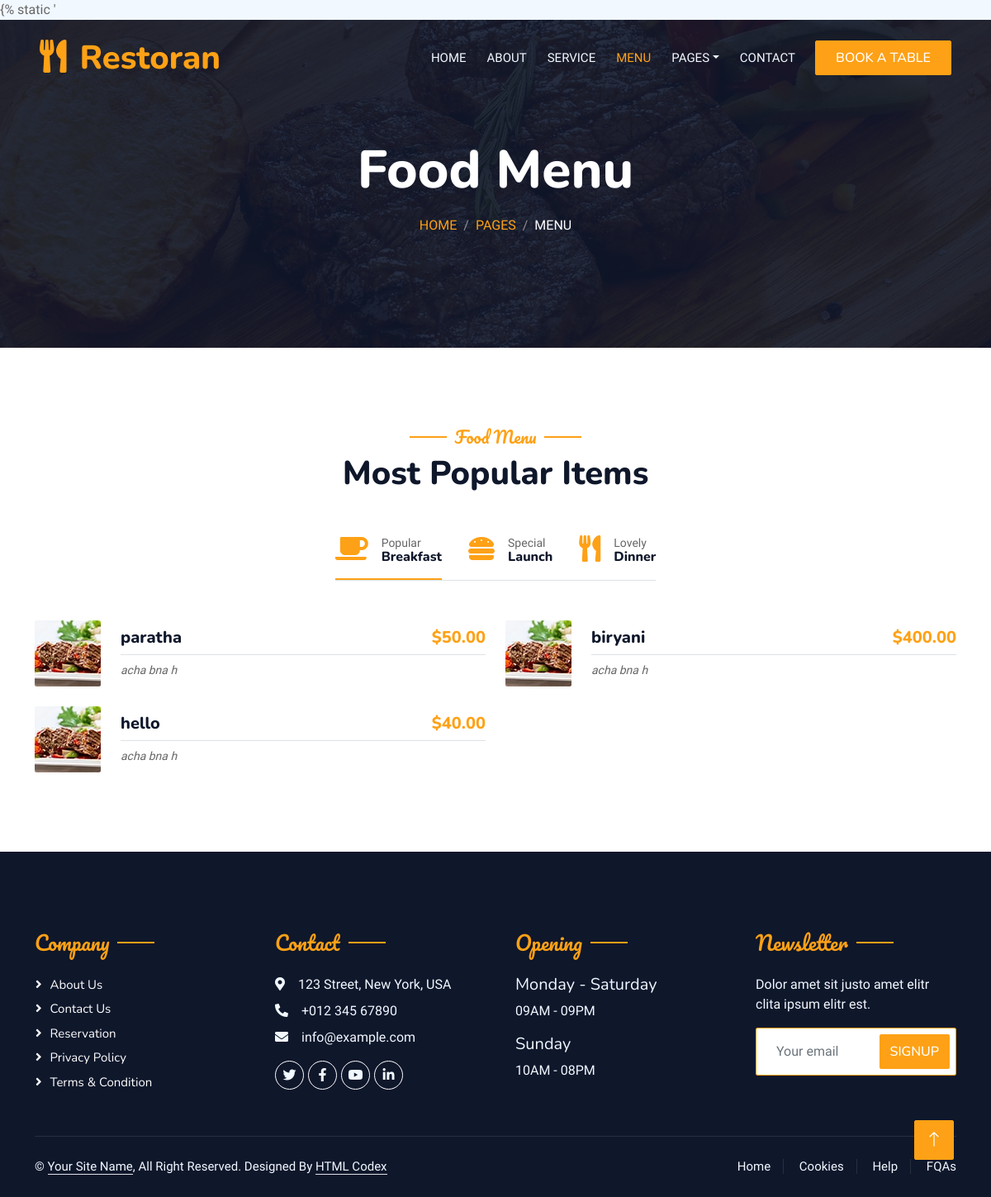
The app's page /menu/ with its own data.
### menu/models.py (models this page shows)
class Item(models.Model):
    name = models.CharField(max_length=100)
    price = models.DecimalField(max_digits=8, decimal_places=2)

### menu/views.py (the view)
# urls.py: path('menu/',include('menu.urls'))
def menu(request):
    menu_items = Item.objects.all()
    print(Item.objects.all())
    para= "acha bna h"
    return render(request=request, template_name='menu.html', context={"menu": menu_items,"para":para})

### templates/menu.html (shortened to what this page needs)
{%load static%}
<!DOCTYPE html>
<html lang="en">
<head>
    <link href="https://cdnjs.cloudflare.com/ajax/libs/font-awesome/5.10.0/css/all.min.css" rel="stylesheet">
    <link href="https://cdn.jsdelivr.net/npm/bootstrap-icons@1.4.1/font/bootstrap-icons.css" rel="stylesheet">
    <link href="{% static 'lib/animate/animate.min.css' %}" rel="stylesheet">
    <link href="{% static 'lib/owlcarousel/assets/owl.carousel.min.css' %}" rel="stylesheet">
    <link href="{% static 'lib/tempusdominus/css/tempusdominus-bootstrap-4.min.css' %}" rel="stylesheet" />
    <link href="{% static 'css/bootstrap.min.css' %}" rel="stylesheet">
    <link href="{% static 'css/style.css' %}" rel="stylesheet">
</head>
<body>
    <div class="container-xxl bg-white p-0">
        <div class="container-xxl position-relative p-0">
            <nav class="navbar navbar-expand-lg navbar-dark bg-dark px-4 px-lg-5 py-3 py-lg-0">
                <a href="" class="navbar-brand p-0">
                    <h1 class="text-primary m-0"><i class="fa fa-utensils me-3"></i>Restoran</h1>
                </a>
                <div class="collapse navbar-collapse" id="navbarCollapse">
                    <div class="navbar-nav ms-auto py-0 pe-4">
                        <a href="{% url 'home:index' %}" class="nav-item nav-link">Home</a>
                        <a href="{% url 'menu:about' %}" class="nav-item nav-link">About</a>
                        <a href="{% url 'menu:service' %}" class="nav-item nav-link">Service</a>
                        <a href="{% url 'menu:index' %}" class="nav-item nav-link active">Menu</a>
                        <div class="nav-item dropdown">
                            <a href="#" class="nav-link dropdown-toggle" data-bs-toggle="dropdown">Pages</a>
                        </div>
                        <a href="{% url 'menu:contact' %}" class="nav-item nav-link">Contact</a>
                    </div>
                    <a href="" class="btn btn-primary py-2 px-4">Book A Table</a>
                </div>
            </nav>
            <div class="container-xxl py-5 bg-dark hero-header mb-5">
                <div class="container text-center my-5 pt-5 pb-4">
                    <h1 class="display-3 text-white mb-3 animated slideInDown">Food Menu</h1>
                    <nav aria-label="breadcrumb">
                        <ol class="breadcrumb justify-content-center text-uppercase">
                            <li class="breadcrumb-item"><a href="#">Home</a></li>
                            <li class="breadcrumb-item"><a href="#">Pages</a></li>
                            <li class="breadcrumb-item text-white active" aria-current="page">Menu</li>
                        </ol>
                    </nav>
                </div>
            </div>
        </div>
        <div class="container-xxl py-5">
            <div class="container">
                <div class="text-center wow fadeInUp" data-wow-delay="0.1s">
                    <h5 class="section-title ff-secondary text-center text-primary fw-normal">Food Menu</h5>
                    <h1 class="mb-5">Most Popular Items</h1>
                </div>
                <div class="tab-class text-center wow fadeInUp" data-wow-delay="0.1s">
                    <ul class="nav nav-pills d-inline-flex justify-content-center border-bottom mb-5">
                        <li class="nav-item">
                            <a class="d-flex align-items-center text-start mx-3 ms-0 pb-3 active" data-bs-toggle="pill" href="#tab-1">
                                <i class="fa fa-coffee fa-2x text-primary"></i>
                                <div class="ps-3">
                                    <small class="text-body">Popular</small>
                                    <h6 class="mt-n1 mb-0">Breakfast</h6>
                                </div>
                            </a>
                        </li>
                        <li class="nav-item">
                            <a class="d-flex align-items-center text-start mx-3 pb-3" data-bs-toggle="pill" href="#tab-2">
                                <i class="fa fa-hamburger fa-2x text-primary"></i>
                                <div class="ps-3">
                                    <small class="text-body">Special</small>
                                    <h6 class="mt-n1 mb-0">Launch</h6>
                                </div>
                            </a>
                        </li>
                        <li class="nav-item">
                            <a class="d-flex align-items-center text-start mx-3 me-0 pb-3" data-bs-toggle="pill" href="#tab-3">
                                <i class="fa fa-utensils fa-2x text-primary"></i>
                                <div class="ps-3">
                                    <small class="text-body">Lovely</small>
                                    <h6 class="mt-n1 mb-0">Dinner</h6>
                                </div>
                            </a>
                        </li>
                    </ul>
                    <div class="tab-content">
                        <div id="tab-1" class="tab-pane fade show p-0 active">
                            <div class="row g-4">
                                {% for i in menu %}
                                <div class="col-lg-6">
                                    <div class="d-flex align-items-center">
                                        <img class="flex-shrink-0 img-fluid rounded" src="img/menu-8.jpg" alt="" style="width: 80px;">
                                        <div class="w-100 d-flex flex-column text-start ps-4">
                                            <h5 class="d-flex justify-content-between border-bottom pb-2">
                                                <span>{{ i.name }}</span>
                                                <span class="text-primary">${{ i.price }}</span>
                                            </h5>
                                            <small class="fst-italic">{{para}}</small>
                                        </div>
                                    </div>
                                </div>
                                {% endfor %}
                            </div>
                        </div>
                    </div>
                </div>
            </div>
        </div>
        <div class="container-fluid bg-dark text-light footer pt-5 mt-5 wow fadeIn" data-wow-delay="0.1s">
            <div class="container py-5">
                <div class="row g-5">
                    <div class="col-lg-3 col-md-6">
                        <h4 class="section-title ff-secondary text-start text-primary fw-normal mb-4">Company</h4>
                        <a class="btn btn-link" href="">About Us</a>
                        <a class="btn btn-link" href="">Contact Us</a>
                        <a class="btn btn-link" href="">Reservation</a>
                        <a class="btn btn-link" href="">Privacy Policy</a>
                        <a class="btn btn-link" href="">Terms & Condition</a>
                    </div>
                    <div class="col-lg-3 col-md-6">
                        <h4 class="section-title ff-secondary text-start text-primary fw-normal mb-4">Contact</h4>
                        <p class="mb-2"><i class="fa fa-map-marker-alt me-3"></i>123 Street, New York, USA</p>
                        <p class="mb-2"><i class="fa fa-phone-alt me-3"></i>+012 345 67890</p>
                        <p class="mb-2"><i class="fa fa-envelope me-3"></i>info@example.com</p>
                        <div class="d-flex pt-2">
                            <a class="btn btn-outline-light btn-social" href=""><i class="fab fa-twitter"></i></a>
                            <a class="btn btn-outline-light btn-social" href=""><i class="fab fa-facebook-f"></i></a>
                            <a class="btn btn-outline-light btn-social" href=""><i class="fab fa-youtube"></i></a>
                            <a class="btn btn-outline-light btn-social" href=""><i class="fab fa-linkedin-in"></i></a>
                        </div>
                    </div>
                    <div class="col-lg-3 col-md-6">
                        <h4 class="section-title ff-secondary text-start text-primary fw-normal mb-4">Opening</h4>
                        <h5 class="text-light fw-normal">Monday - Saturday</h5>
                        <p>09AM - 09PM</p>
                        <h5 class="text-light fw-normal">Sunday</h5>
                        <p>10AM - 08PM</p>
                    </div>
                    <div class="col-lg-3 col-md-6">
                        <h4 class="section-title ff-secondary text-start text-primary fw-normal mb-4">Newsletter</h4>
                        <p>Dolor amet sit justo amet elitr clita ipsum elitr est.</p>
                        <div class="position-relative mx-auto" style="max-width: 400px;">
                            <input class="form-control border-primary w-100 py-3 ps-4 pe-5" type="text" placeholder="Your email">
                            <button type="button" class="btn btn-primary py-2 position-absolute top-0 end-0 mt-2 me-2">SignUp</button>
                        </div>
                    </div>
                </div>
            </div>
            <div class="container">
                <div class="copyright">
                    <div class="row">
                        <div class="col-md-6 text-center text-md-start mb-3 mb-md-0">
                            &copy; <a class="border-bottom" href="#">Your Site Name</a>, All Right Reserved.
							Designed By <a class="border-bottom" href="https://htmlcodex.com">HTML Codex</a>
                        </div>
                        <div class="col-md-6 text-center text-md-end">
                            <div class="footer-menu">
                                <a href="">Home</a>
                                <a href="">Cookies</a>
                                <a href="">Help</a>
                                <a href="">FQAs</a>
                            </div>
                        </div>
                    </div>
                </div>
            </div>
        </div>
        <a href="#" class="btn btn-lg btn-primary btn-lg-square back-to-top"><i class="bi bi-arrow-up"></i></a>
    </div>
</body>
</html>

### static/css/style.css (style rules this page uses)
:root { --primary: #FEA116; --light: #F1F8FF; --dark: #0F172B; }
.ff-secondary { font-family: 'Pacifico', cursive; }
.back-to-top { position: fixed; display: none; right: 45px; bottom: 45px; z-index: 99; }
.btn { font-family: 'Nunito', sans-serif; font-weight: 500; text-transform: uppercase; transition: .5s; }
.btn.btn-primary, .btn.btn-secondary { color: #FFFFFF; }
.btn-lg-square { width: 48px; height: 48px; }
.btn-square, .btn-sm-square, .btn-lg-square { padding: 0; display: flex; align-items: center; justify-content: center; font-weight: normal; border-radius: 2px; }
.navbar-dark .navbar-nav .nav-link { position: relative; margin-left: 25px; padding: 35px 0; font-size: 15px; color: var(--light) !important; text-transform: uppercase; font-weight: 500; outline: none; transition: .5s; }
.navbar-dark .navbar-nav .nav-link:hover, .navbar-dark .navbar-nav .nav-link.active { color: var(--primary) !important; }
@media (min-width: 992px) { .navbar-dark { position: absolute; width: 100%; top: 0; left: 0; z-index: 999; background: transparent !important; } }
.hero-header { background: linear-gradient(rgba(15, 23, 43, .9), rgba(15, 23, 43, .9)), url(../img/bg-hero.jpg); background-position: center center; background-repeat: no-repeat; background-size: cover; }
.breadcrumb-item + .breadcrumb-item::before { color: rgba(255, 255, 255, .5); }
.section-title { position: relative; display: inline-block; }
.section-title::before { position: absolute; content: ""; width: 45px; height: 2px; top: 50%; left: -55px; margin-top: -1px; background: var(--primary); }
.section-title::after { position: absolute; content: ""; width: 45px; height: 2px; top: 50%; right: -55px; margin-top: -1px; background: var(--primary); }
.section-title.text-start::before, .section-title.text-end::after { display: none; }
.nav-pills .nav-item .active { border-bottom: 2px solid var(--primary); }
.footer .btn.btn-social { margin-right: 5px; width: 35px; height: 35px; display: flex; align-items: center; justify-content: center; color: var(--light); border: 1px solid #FFFFFF; border-radius: 35px; transition: .3s; }
.footer .btn.btn-link { display: block; margin-bottom: 5px; padding: 0; text-align: left; color: #FFFFFF; font-size: 15px; font-weight: normal; text-transform: capitalize; transition: .3s; }
.footer .btn.btn-link::before { position: relative; content: "\f105"; font-family: "Font Awesome 5 Free"; font-weight: 900; margin-right: 10px; }
.footer .copyright { padding: 25px 0; font-size: 15px; border-top: 1px solid rgba(256, 256, 256, .1); }
.footer .copyright a { color: var(--light); }
.footer .footer-menu a { margin-right: 15px; padding-right: 15px; border-right: 1px solid rgba(255, 255, 255, .1); }
.footer .footer-menu a:last-child { margin-right: 0; padding-right: 0; border-right: none; }

### records on screen
Item: name "paratha", price "50.00", para "acha bna h"
Item: name "biryani", price "400.00", para "acha bna h"
Item: name "hello", price "40.00", para "acha bna h"
